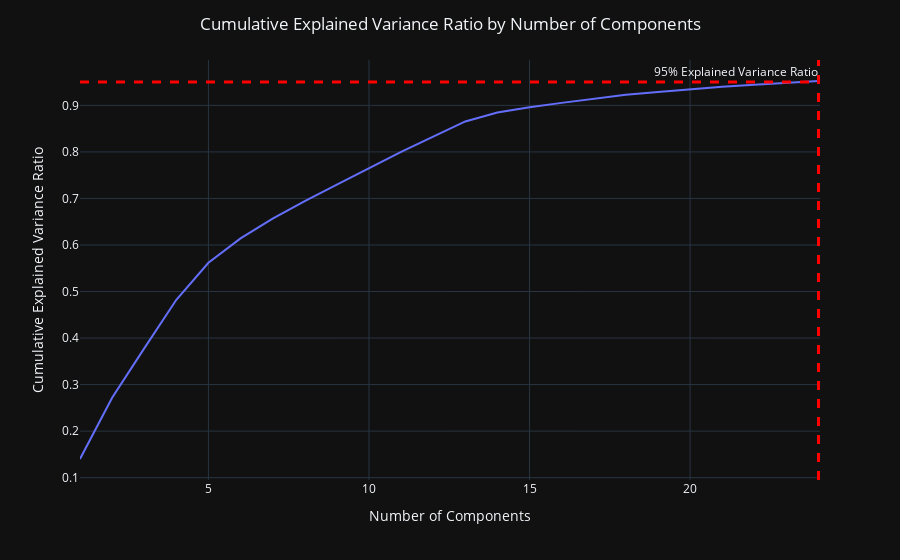

Notebook cell for this chart:
### Markdown cell above
### Principal Component Analysis

### Code cell
num_cols = df.select_dtypes(include=['float64', 'int64','uint8']).columns

# Run a PCA on the data
pca = PCA(n_components=0.95)
pca.fit(df[num_cols])

# Calculate the number of components needed to explain 95% of the variance
num_components = len(pca.explained_variance_ratio_)

# Create a line plot of the cumulative explained variance ratio
fig = px.line(x=range(1, num_components+1),
              y=np.cumsum(pca.explained_variance_ratio_),
              labels={'x': 'Number of Components', 'y': 'Cumulative Explained Variance Ratio'},
              color_discrete_sequence=['#636EFA'])

# Add horizontal and vertical lines at 95%
fig.add_hline(y=0.95, line_width=3, line_dash='dash', line_color='red', annotation_text='95% Explained Variance Ratio')
fig.add_vline(x=num_components, line_width=3, line_dash='dash', line_color='red')

# Update the layout
fig.update_layout(title={'x':0.5, 'xanchor': 'center', 'text': 'Cumulative Explained Variance Ratio by Number of Components'},
                xaxis=dict(title='Number of Components',
                             #tickmode='array',
                             #tickvals=[0, 5, 10, 15, 20, num_components, 25]
                             ))

# Show the plot
fig.show()

### Figure 1 — Plotly figure (JSON) as saved in the notebook; plotly's stock layout.template omitted (floating-point values rounded to 4 significant figures)
{"data": [{"hovertemplate": "Number of Components=%{x}<br>Cumulative Explained Variance Ratio=%{y}<extra></extra>", "legendgroup": "", "line": {"color": "#636EFA", "dash": "solid"}, "marker": {"symbol": "circle"}, "mode": "lines", "name": "", "orientation": "v", "showlegend": false, "type": "scatter", "x": [1, 2, 3, 4, 5, 6, 7, 8, 9, 10, 11, 12, 13, 14, 15, 16, 17, 18, 19, 20, 21, 22, 23, 24], "xaxis": "x", "y": [0.1401, 0.2719, 0.3777, 0.4823, 0.5618, 0.6142, 0.6566, 0.6943, 0.7298, 0.7649, 0.7999, 0.833, 0.8655, 0.8847, 0.8959, 0.9054, 0.914, 0.9226, 0.9288, 0.9346, 0.9399, 0.9444, 0.9486, 0.9524], "yaxis": "y"}], "layout": {"annotations": [{"showarrow": false, "text": "95% Explained Variance Ratio", "x": 1, "xanchor": "right", "xref": "x domain", "y": 0.95, "yanchor": "bottom", "yref": "y"}], "legend": {"tracegroupgap": 0}, "margin": {"t": 60}, "shapes": [{"line": {"color": "red", "dash": "dash", "width": 3}, "type": "line", "x0": 0, "x1": 1, "xref": "x domain", "y0": 0.95, "y1": 0.95, "yref": "y"}, {"line": {"color": "red", "dash": "dash", "width": 3}, "type": "line", "x0": 24, "x1": 24, "xref": "x", "y0": 0, "y1": 1, "yref": "y domain"}], "title": {"text": "Cumulative Explained Variance Ratio by Number of Components", "x": 0.5, "xanchor": "center"}, "xaxis": {"anchor": "y", "domain": [0, 1], "title": {"text": "Number of Components"}}, "yaxis": {"anchor": "x", "domain": [0, 1], "title": {"text": "Cumulative Explained Variance Ratio"}}}}
